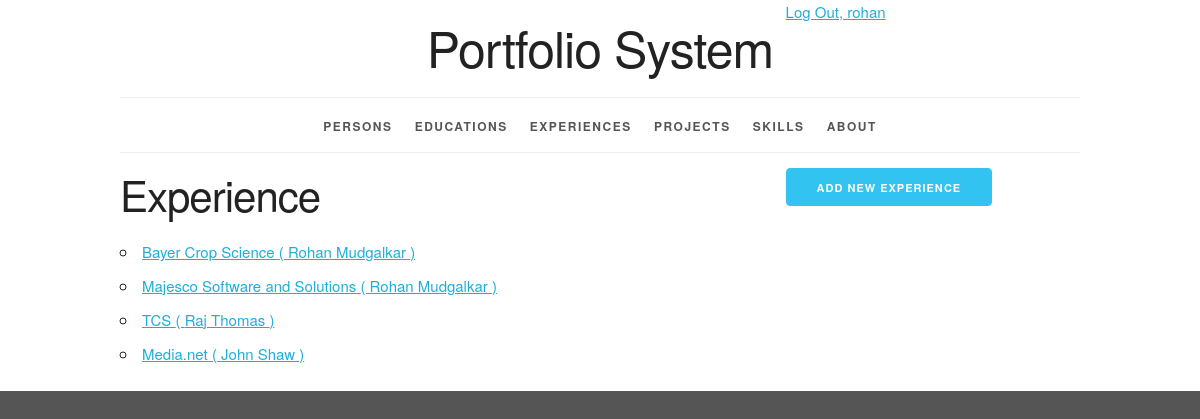
Page /experience/ (signed in) on the committed database.
### myportfolio/models.py (models this page shows, shortened)
class Experience(models.Model):
    experience_id = models.AutoField(primary_key=True)
    company_name = models.CharField(max_length=50)
    job_title = models.CharField(max_length=50)
    start_date = models.DateField()
    end_date = models.DateField(blank=True, null=True)
    description = models.TextField()
    person_id = models.ForeignKey(Person, related_name='experience', on_delete=models.PROTECT)
    def __str__(self):
        return self.company_name
    def get_absolute_url(self):
        return reverse('myportfolio_experience_detail_urlpattern',
                       kwargs={'pk': self.pk}
                       )
    class Meta:
        verbose_name = "Experience"
        verbose_name_plural = "Experiences"
        constraints = [
            UniqueConstraint(fields=['company_name', 'start_date', 'person_id'], name='unique_company')
        ]

class Person(models.Model):
    person_id = models.AutoField(primary_key=True)
    first_name = models.CharField(max_length=50)
    last_name = models.CharField(max_length=50)
    disambiguator = models.CharField(max_length=50, blank=True, default='')
    phone_no = models.CharField(max_length=15)
    email_id = models.CharField(max_length=45)
    description = models.TextField()
    def __str__(self):
        result = ''
        if self.disambiguator == '':
            result = '%s %s' % (self.first_name, self.last_name)
        else:
            result = '%s %s (%s)' % (self.first_name, self.last_name, self.disambiguator)
        return result
    class Meta:
        verbose_name = "Person"
        verbose_name_plural = "Persons"
        constraints = [
            UniqueConstraint(fields=['first_name', 'last_name', 'disambiguator'], name='unique_person')
        ]

### myportfolio/views.py (the view)
class ExperienceList(LoginRequiredMixin, PermissionRequiredMixin, ListView):
    model = Experience
    permission_required = 'myportfolio.view_experience'

### myportfolio/templates/myportfolio/experience_list.html (shortened to what this page needs)
{% extends 'myportfolio/base.html' %}
{% block create_button %}
{% if perms.myportfolio.add_experience %}
    <a href="{% url 'myportfolio_experience_create_urlpattern'  %}"
    class = "button button-primary">
        Add new experience
    </a>
    {% endif %}
{% endblock %}
{% block org_content %}
 <h2>Experience</h2>
    <ul>
        {% for experience in experience_list %}
            <li>
                <a href="{{ experience.get_absolute_url }}">{{ experience }} ( {{ experience.person_id }} )</a>
            </li>
        {% empty %}
        <li><em>There is no experience available. </em></li>
        {% endfor %}
    </ul>
{%  endblock %}

### myportfolio/templates/myportfolio/base.html (shortened to what this page needs)
{% load static %}
<!DOCTYPE html>
<html lang="en">
<head>
    <link rel="stylesheet" type="text/css"
          href="{% static 'myportfolio/normalize.css' %}">
    <link rel="stylesheet" type="text/css"
          href="{% static 'myportfolio/skeleton.css' %}">
    <link rel="stylesheet" type="text/css"
          href="{% static 'myportfolio/style.css' %}">
</head>
<body>
<div class="container">
    <div class="status row">
        <div class="offset-by-eight four columns">
            <ul class="inline">
                {% if user.is_authenticated %}
                    <li><a href="{% url 'logout_urlpattern' %}">
                        Log Out, {{ user.get_username }}</a></li>
                {% else %}
                    <li><a href="{% url 'login_urlpattern' %}">
                        Log In</a></li>
                {% endif %}
            </ul>
        </div>
    </div>
    <header class="row">
        <div class="offset-by-one ten columns">
            <h1>Portfolio System</h1>
        </div>
    </header>
    <nav>
        <ul>
            {% if perms.myportfolio.view_person %}
            <li>
                <a href="{% url 'myportfolio_person_list_urlpattern'  %}">
                    Persons</a></li>
            {% endif %}
            {% if perms.myportfolio.view_education %}
            <li>
                <a href="{% url 'myportfolio_education_list_urlpattern'  %}">
                    Educations</a></li>
            {% endif %}
            {% if perms.myportfolio.view_experience %}
            <li>
                <a href="{% url 'myportfolio_experience_list_urlpattern'  %}">
                    Experiences</a></li>
            {% endif %}
            {% if perms.myportfolio.view_project %}
            <li>
                <a href="{% url 'myportfolio_project_list_urlpattern'  %}">
                    Projects</a></li>
            {% endif %}
            {% if perms.myportfolio.view_skill %}
            <li>
                <a href="{% url 'myportfolio_skill_list_urlpattern'  %}">
                    Skills</a></li>
            {% endif %}
            <li>
                <a href="{% url 'about_urlpattern'  %}">
                    About</a></li>
        </ul>
    </nav>
    <main>
        {% block content %}
            <div class="row">
                <section class="eight columns">
                    {% block org_content %}{% endblock %}
                </section>
                <section class="desktop four columns">
                    {% block create_button %}{% endblock %}
                </section>
            </div>
        {% endblock %}
    </main>
</div>
</body>
</html>

### myportfolio/static/myportfolio/skeleton.css (style rules this page uses)
.container { position: relative; width: 100%; max-width: 960px; margin: 0 auto; padding: 0 20px; box-sizing: border-box; }
.column, .columns { width: 100%; float: left; box-sizing: border-box; }
@media (min-width: 400px) { .container { width: 85%; padding: 0; } }
@media (min-width: 550px) { .container { width: 80%; } }
@media (min-width: 550px) { .column, .columns { margin-left: 4%; } }
@media (min-width: 550px) { .column:first-child, .columns:first-child { margin-left: 0; } }
@media (min-width: 550px) { .four.columns { width: 30.6666666667%; } }
@media (min-width: 550px) { .eight.columns { width: 65.3333333333%; } }
@media (min-width: 550px) { .ten.columns { width: 82.6666666667%; } }
@media (min-width: 550px) { .offset-by-one.column, .offset-by-one.columns { margin-left: 8.66666666667%; } }
@media (min-width: 550px) { .offset-by-eight.column, .offset-by-eight.columns { margin-left: 69.3333333333%; } }
html { font-size: 62.5%; }
body { font-size: 1.5em; line-height: 1.6; font-weight: 400; font-family: "Raleway", "HelveticaNeue", "Helvetica Neue", Helvetica, Arial, sans-serif; color: #222; }
h1, h2, h3, h4, h5, h6 { margin-top: 0; margin-bottom: 2rem; font-weight: 300; }
h1 { font-size: 4.0rem; line-height: 1.2; letter-spacing: -.1rem; }
h2 { font-size: 3.6rem; line-height: 1.25; letter-spacing: -.1rem; }
@media (min-width: 550px) { h1 { font-size: 5.0rem; } }
@media (min-width: 550px) { h2 { font-size: 4.2rem; } }
a { color: #1EAEDB; }
.button, button, input[type="submit"], input[type="reset"], input[type="button"] { display: inline-block; height: 38px; padding: 0 30px; color: #555; text-align: center; font-size: 11px; font-weight: 600; line-height: 38px; letter-spacing: .1rem; text-transform: uppercase; text-decoration: none; white-space: nowrap; background-color: transparent; border-radius: 4px; border: 1px solid #bbb; cursor: pointer; box-sizing: border-box; }
.button.button-primary, button.button-primary, input[type="submit"].button-primary, input[type="reset"].button-primary, input[type="button"].button-primary { color: #FFF; background-color: #33C3F0; border-color: #33C3F0; }
ul { list-style: circle inside; }
ol, ul { padding-left: 0; margin-top: 0; }
li { margin-bottom: 1rem; }
button, .button { margin-bottom: 1rem; }
pre, blockquote, dl, figure, table, p, ul, ol, form { margin-bottom: 2.5rem; }
.container:after, .row:after, .u-cf { content: ""; display: table; clear: both; }

### myportfolio/static/myportfolio/style.css (style rules this page uses)
.desktop { display: none; }
@media (min-width: 550px) { .desktop { display: block; } }
html { height: 100%; background-color: #555; }
body { background-color: white; }
body>div>header { text-align: center;; }
header h1 { display: inline-block; font-weight: normal; font-style: normal; width: 100%; margin-top: 0; padding-top: 0; }
nav { border-top: 1px solid #eee; width: 100%; border-bottom: 1px solid #eee; margin: 0 0 1em; padding: 0; }
nav ul { margin: 0; padding: 1em 0; list-style-type: none; text-align: center; }
nav ul li { display: inline; padding: 0; margin: 0 0.25em; font-weight: 600; text-transform: uppercase; text-align: center; font-size: 1rem; letter-spacing: .10rem; }
@media (min-width: 400px) { nav ul li { letter-spacing: .15rem; font-size: 1.2rem; margin: 0 0.5em; } }
@media (min-width: 550px) { nav ul li { margin: 0 0.75em; } }
nav ul li a { color: #555; text-decoration: none; background-color: transparent; cursor: pointer; }
.inline { list-style-type: none; padding: 0; margin: 0 0 -0.5em; }
.inline li { display: inline; }

### rows in the picture
Experience: company_name "Bayer Crop Science", person_id "Rohan Mudgalkar"
Experience: company_name "Majesco Software and Solutions", person_id "Rohan Mudgalkar"
Experience: company_name "TCS", person_id "Raj Thomas"
Experience: company_name "Media.net", person_id "John Shaw"

### other values in the picture
{{ user.get_username }} "rohan"
